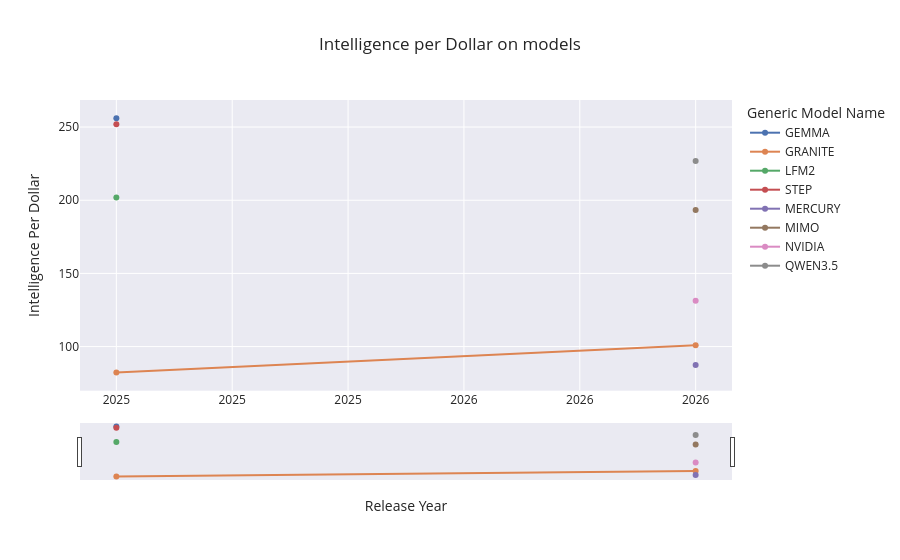

Write notebook code for a chart like this one.
### Code cell
plot_performance_line_interactive(df, 'release_year', 'intelligence_per_dollar', title='Intelligence per Dollar on models', group_col='generic_model_name',n=10)

### Figure 1 — Plotly figure (JSON) as saved in the notebook; plotly's stock layout.template omitted (floating-point values rounded to 4 significant figures)
{"data": [{"hovertemplate": "generic_model_name=GEMMA<br>release_year=%{x}<br>intelligence_per_dollar=%{y}<extra></extra>", "legendgroup": "GEMMA", "line": {"color": "rgb(76,114,176)", "dash": "solid"}, "marker": {"symbol": "circle"}, "mode": "lines+markers", "name": "GEMMA", "orientation": "v", "showlegend": true, "type": "scatter", "x": [2025], "xaxis": "x", "y": [256.0], "yaxis": "y"}, {"hovertemplate": "generic_model_name=GRANITE<br>release_year=%{x}<br>intelligence_per_dollar=%{y}<extra></extra>", "legendgroup": "GRANITE", "line": {"color": "rgb(221,132,82)", "dash": "solid"}, "marker": {"symbol": "circle"}, "mode": "lines+markers", "name": "GRANITE", "orientation": "v", "showlegend": true, "type": "scatter", "x": [2025, 2026], "xaxis": "x", "y": [82.35, 100.9], "yaxis": "y"}, {"hovertemplate": "generic_model_name=LFM2<br>release_year=%{x}<br>intelligence_per_dollar=%{y}<extra></extra>", "legendgroup": "LFM2", "line": {"color": "rgb(85,168,104)", "dash": "solid"}, "marker": {"symbol": "circle"}, "mode": "lines+markers", "name": "LFM2", "orientation": "v", "showlegend": true, "type": "scatter", "x": [2025], "xaxis": "x", "y": [201.9], "yaxis": "y"}, {"hovertemplate": "generic_model_name=STEP<br>release_year=%{x}<br>intelligence_per_dollar=%{y}<extra></extra>", "legendgroup": "STEP", "line": {"color": "rgb(196,78,82)", "dash": "solid"}, "marker": {"symbol": "circle"}, "mode": "lines+markers", "name": "STEP", "orientation": "v", "showlegend": true, "type": "scatter", "x": [2025], "xaxis": "x", "y": [252.0], "yaxis": "y"}, {"hovertemplate": "generic_model_name=MERCURY<br>release_year=%{x}<br>intelligence_per_dollar=%{y}<extra></extra>", "legendgroup": "MERCURY", "line": {"color": "rgb(129,114,179)", "dash": "solid"}, "marker": {"symbol": "circle"}, "mode": "lines+markers", "name": "MERCURY", "orientation": "v", "showlegend": true, "type": "scatter", "x": [2026], "xaxis": "x", "y": [87.47], "yaxis": "y"}, {"hovertemplate": "generic_model_name=MIMO<br>release_year=%{x}<br>intelligence_per_dollar=%{y}<extra></extra>", "legendgroup": "MIMO", "line": {"color": "rgb(147,120,96)", "dash": "solid"}, "marker": {"symbol": "circle"}, "mode": "lines+markers", "name": "MIMO", "orientation": "v", "showlegend": true, "type": "scatter", "x": [2026], "xaxis": "x", "y": [193.4], "yaxis": "y"}, {"hovertemplate": "generic_model_name=NVIDIA<br>release_year=%{x}<br>intelligence_per_dollar=%{y}<extra></extra>", "legendgroup": "NVIDIA", "line": {"color": "rgb(218,139,195)", "dash": "solid"}, "marker": {"symbol": "circle"}, "mode": "lines+markers", "name": "NVIDIA", "orientation": "v", "showlegend": true, "type": "scatter", "x": [2026], "xaxis": "x", "y": [131.3], "yaxis": "y"}, {"hovertemplate": "generic_model_name=QWEN3.5<br>release_year=%{x}<br>intelligence_per_dollar=%{y}<extra></extra>", "legendgroup": "QWEN3.5", "line": {"color": "rgb(140,140,140)", "dash": "solid"}, "marker": {"symbol": "circle"}, "mode": "lines+markers", "name": "QWEN3.5", "orientation": "v", "showlegend": true, "type": "scatter", "x": [2026], "xaxis": "x", "y": [226.9], "yaxis": "y"}], "layout": {"legend": {"title": {"text": "Generic Model Name"}, "tracegroupgap": 0}, "title": {"text": "Intelligence per Dollar on models"}, "xaxis": {"anchor": "y", "domain": [0, 1], "rangeslider": {"visible": true}, "tickformat": "d", "title": {"text": "Release Year"}}, "yaxis": {"anchor": "x", "domain": [0.15, 1], "side": "left", "title": {"text": "Intelligence Per Dollar"}}}}
